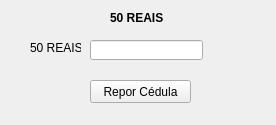
<?xml version="1.0" encoding="UTF-8"?>
<ui version="4.0">
 <class>MainWindow</class>
 <widget class="QMainWindow" name="MainWindow">
  <property name="geometry">
   <rect>
    <x>0</x>
    <y>0</y>
    <width>276</width>
    <height>125</height>
   </rect>
  </property>
  <property name="windowTitle">
   <string>CedulasDe50</string>
  </property>
  <widget class="QWidget" name="centralwidget">
   <widget class="QLabel" name="lb_cedulasDisponiveis">
    <property name="geometry">
     <rect>
      <x>110</x>
      <y>10</y>
      <width>61</width>
      <height>16</height>
     </rect>
    </property>
    <property name="font">
     <font>
      <pointsize>9</pointsize>
      <weight>75</weight>
      <bold>true</bold>
     </font>
    </property>
    <property name="text">
     <string>50 REAIS</string>
    </property>
   </widget>
   <widget class="QPushButton" name="pb_addCedula">
    <property name="geometry">
     <rect>
      <x>90</x>
      <y>80</y>
      <width>101</width>
      <height>23</height>
     </rect>
    </property>
    <property name="text">
     <string>Repor Cédula</string>
    </property>
   </widget>
   <widget class="QLineEdit" name="le_repor50">
    <property name="geometry">
     <rect>
      <x>90</x>
      <y>40</y>
      <width>113</width>
      <height>20</height>
     </rect>
    </property>
   </widget>
   <widget class="QLabel" name="lb_50reais">
    <property name="geometry">
     <rect>
      <x>30</x>
      <y>40</y>
      <width>51</width>
      <height>16</height>
     </rect>
    </property>
    <property name="text">
     <string>50 REAIS</string>
    </property>
   </widget>
  </widget>
 </widget>
 <resources/>
 <connections/>
</ui>
